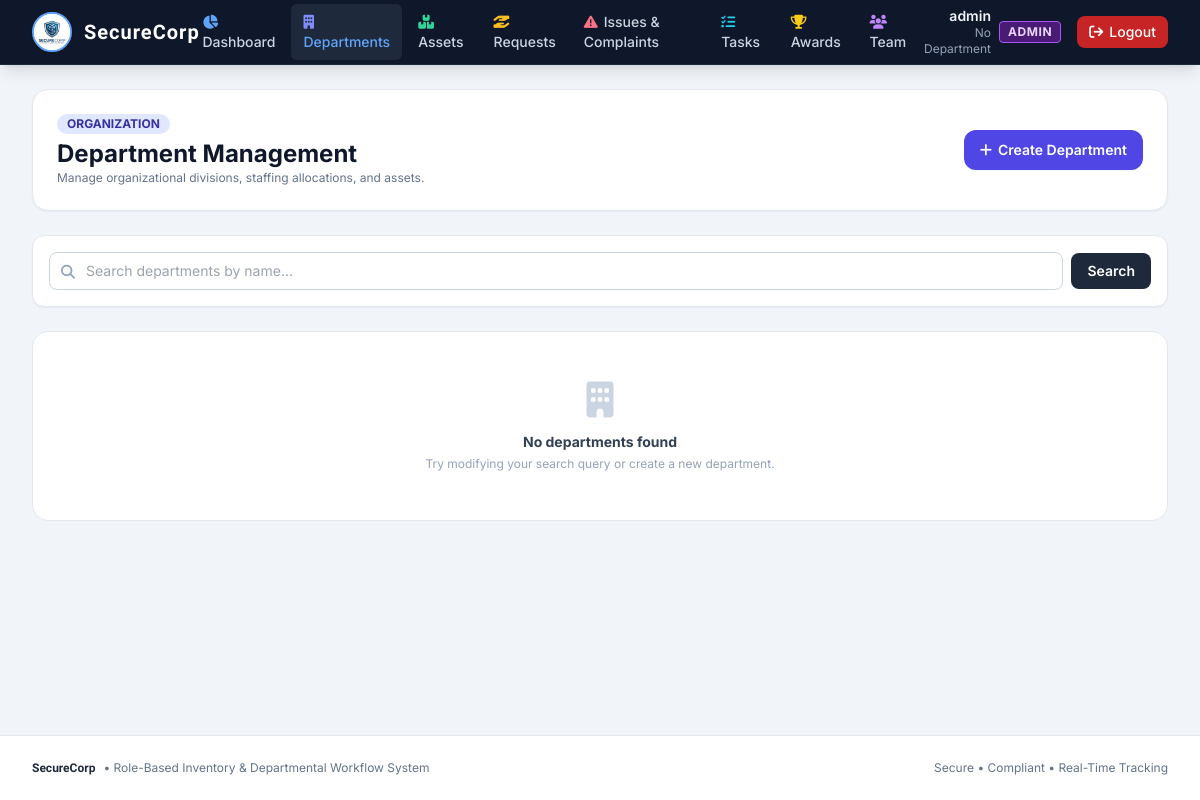
Before: /departments/ (signed in) with the older database file.
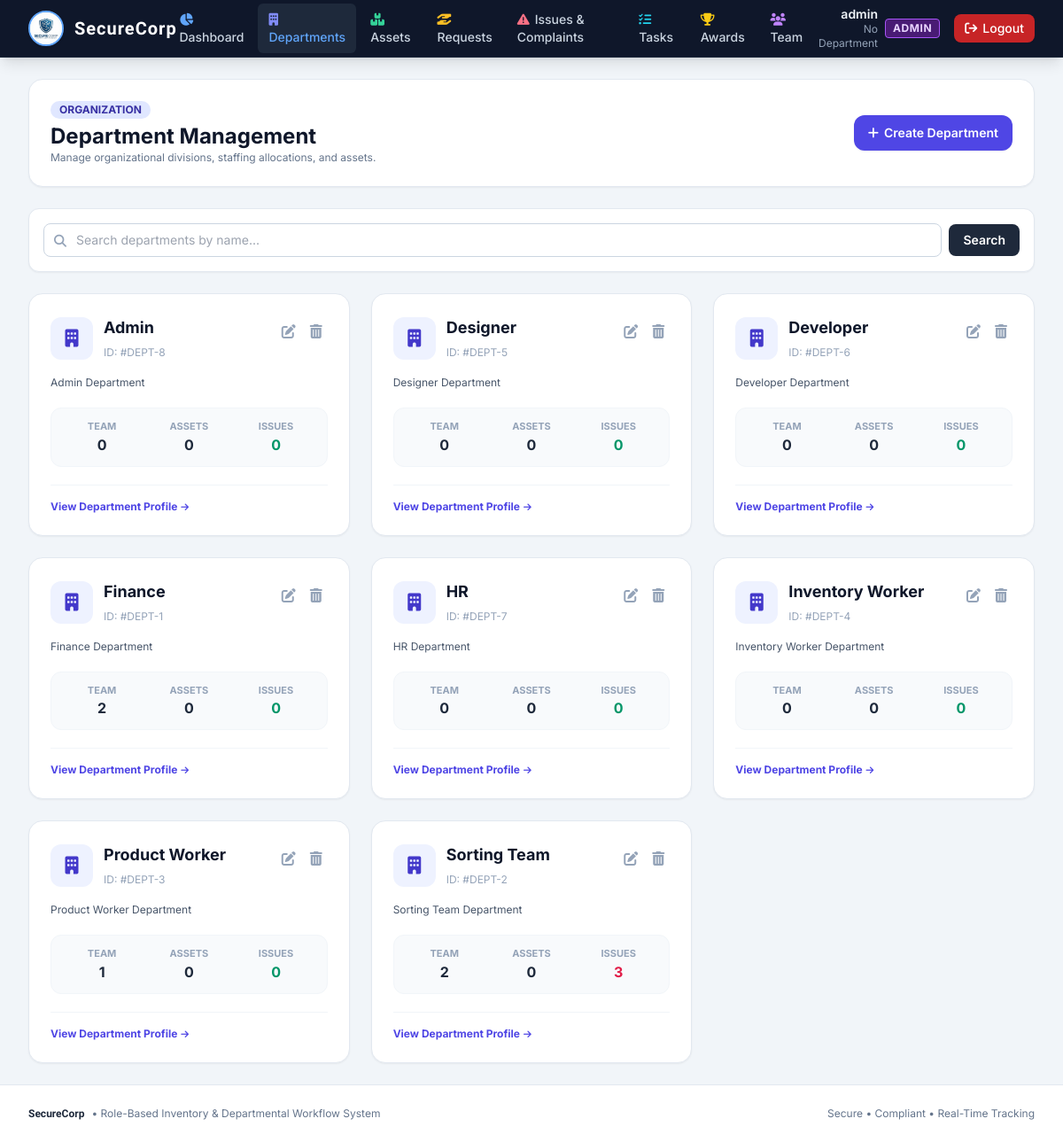
After: the same page with the newer database file.
### inventory/models.py (models this page shows, shortened)
class User(AbstractUser):
    ROLE_CHOICES = (
        ('ADMIN', 'Admin'),
        ('EMPLOYEE', 'Employee'),
    )
    role = models.CharField(max_length=10, choices=ROLE_CHOICES, default='EMPLOYEE')
    skills = models.ManyToManyField(Skill, blank=True, related_name='employees')
    department = models.ForeignKey(Department, on_delete=models.SET_NULL, null=True, blank=True, related_name='employees')
    @property
    def is_admin_role(self):
        return self.role == 'ADMIN' or self.is_superuser or self.is_staff
    @property
    def full_name_or_username(self):
        full = self.get_full_name()
        return full if full else self.username

class Department(models.Model):
    name = models.CharField(max_length=100, unique=True)
    description = models.TextField(blank=True)

### inventory/views.py (the view)
# urls.py: path('departments/', views.department_list, name='department_list'),
@login_required
def department_list(request):
    search_query = request.GET.get('search', '').strip()
    departments = Department.objects.annotate(
        emp_count=Count('employees', distinct=True),
        asset_count=Count('assets', distinct=True),
        open_issues_count=Count('received_dept_issues', filter=~Q(received_dept_issues__status__in=['RESOLVED', 'CLOSED']), distinct=True),
        maintenance_count=Count('maintenance_issues', filter=~Q(maintenance_issues__status='RESOLVED'), distinct=True)
    )
    if search_query:
        departments = departments.filter(name__icontains=search_query)
    return render(request, 'inventory/department_list.html', {
        'departments': departments,
        'search_query': search_query
    })

### templates/inventory/department_list.html (shortened to what this page needs)
{% extends 'base.html' %}
{% block content %}
<div class="space-y-6">
    <div class="bg-white p-6 rounded-2xl shadow-sm border border-slate-200 flex flex-col sm:flex-row sm:items-center sm:justify-between gap-4">
        <div>
            <div class="flex items-center space-x-2">
                <span class="inline-flex items-center px-2.5 py-0.5 rounded-full text-xs font-bold bg-indigo-100 text-indigo-800">
                    ORGANIZATION
                </span>
            </div>
            <h1 class="text-2xl font-bold text-slate-900 mt-1">Department Management</h1>
            <p class="text-xs text-slate-500">Manage organizational divisions, staffing allocations, and assets.</p>
        </div>
        {% if user.is_admin_role %}
        <div>
            <a href="{% url 'add_department' %}" class="inline-flex items-center bg-indigo-600 hover:bg-indigo-700 text-white text-xs sm:text-sm font-semibold px-4 py-2.5 rounded-xl shadow-sm transition">
                <i class="fa-solid fa-plus mr-1.5"></i>Create Department
            </a>
        </div>
        {% endif %}
    </div>
    <div class="bg-white p-4 rounded-xl shadow-sm border border-slate-200">
        <form method="get" action="{% url 'department_list' %}" class="flex items-center space-x-2">
            <div class="relative flex-grow">
                <i class="fa-solid fa-magnifying-glass absolute left-3 top-2.5 text-slate-400 text-sm"></i>
                <input type="text" name="search" value="{{ search_query }}" placeholder="Search departments by name..." class="w-full pl-9 pr-4 py-2 text-sm border border-slate-300 rounded-lg focus:ring-2 focus:ring-indigo-500 outline-none">
            </div>
            <button type="submit" class="bg-slate-800 hover:bg-slate-900 text-white text-xs sm:text-sm font-semibold px-4 py-2 rounded-lg transition">
                Search
            </button>
        </form>
    </div>
    <div class="grid grid-cols-1 md:grid-cols-2 lg:grid-cols-3 gap-6">
        {% for dept in departments %}
        <div class="bg-white rounded-2xl shadow-sm border border-slate-200 p-6 flex flex-col justify-between hover:shadow-md transition">
            <div>
                <div class="flex items-start justify-between">
                    <div class="flex items-center space-x-3">
                        <div class="w-12 h-12 rounded-xl bg-indigo-50 text-indigo-700 flex items-center justify-center text-xl font-bold">
                            <i class="fa-solid fa-building"></i>
                        </div>
                        <div>
                            <h2 class="text-lg font-bold text-slate-900">{{ dept.name }}</h2>
                            <span class="text-xs text-slate-400">ID: #DEPT-{{ dept.id }}</span>
                        </div>
                    </div>
                    {% if user.is_admin_role %}
                    <div class="flex items-center space-x-1">
                        <a href="{% url 'edit_department' dept.id %}" class="text-slate-400 hover:text-blue-600 p-1.5 transition" title="Edit Department">
                            <i class="fa-solid fa-pen-to-square"></i>
                        </a>
                        <a href="{% url 'delete_department' dept.id %}" class="text-slate-400 hover:text-rose-600 p-1.5 transition" title="Delete Department">
                            <i class="fa-solid fa-trash-can"></i>
                        </a>
                    </div>
                    {% endif %}
                </div>
                <p class="text-xs text-slate-600 mt-4 line-clamp-2">
                    {{ dept.description|default:'No specific description specified for this organizational unit.' }}
                </p>
                <div class="grid grid-cols-3 gap-2 mt-5 p-3 rounded-xl bg-slate-50 border border-slate-100 text-center">
                    <div>
                        <span class="block text-[11px] font-bold text-slate-400 uppercase">Team</span>
                        <span class="text-base font-bold text-slate-800">{{ dept.emp_count }}</span>
                    </div>
                    <div>
                        <span class="block text-[11px] font-bold text-slate-400 uppercase">Assets</span>
                        <span class="text-base font-bold text-slate-800">{{ dept.asset_count }}</span>
                    </div>
                    <div>
                        <span class="block text-[11px] font-bold text-slate-400 uppercase">Issues</span>
                        <span class="text-base font-bold {% if dept.open_issues_count > 0 or dept.maintenance_count > 0 %}text-rose-600{% else %}text-emerald-600{% endif %}">
                            {{ dept.open_issues_count|add:dept.maintenance_count }}
                        </span>
                    </div>
                </div>
            </div>
            <div class="mt-5 pt-4 border-t border-slate-100 flex items-center justify-between">
                <a href="{% url 'department_detail' dept.id %}" class="text-xs font-bold text-indigo-600 hover:text-indigo-800 flex items-center space-x-1">
                    <span>View Department Profile</span>
                    <i class="fa-solid fa-arrow-right text-[10px]"></i>
                </a>
            </div>
        </div>
        {% empty %}
        <div class="col-span-3 text-center py-12 bg-white rounded-2xl border border-slate-200">
            <i class="fa-solid fa-building text-4xl text-slate-300 mb-3 block"></i>
            <h3 class="text-sm font-bold text-slate-700">No departments found</h3>
            <p class="text-xs text-slate-400 mt-1">Try modifying your search query or create a new department.</p>
        </div>
        {% endfor %}
    </div>
</div>
{% endblock %}

### templates/base.html (shortened to what this page needs)
{% load static %}
<!DOCTYPE html>
<html lang="en">
<head>
    <script src="https://cdn.tailwindcss.com"></script>
    <link rel="stylesheet" href="https://cdnjs.cloudflare.com/ajax/libs/font-awesome/6.4.0/css/all.min.css">
</head>
<body class="bg-slate-100 text-slate-800 flex flex-col min-h-screen">
    <nav class="bg-slate-900 text-white shadow-lg sticky top-0 z-50 border-b border-slate-800">
        <div class="max-w-7xl mx-auto px-4 sm:px-6 lg:px-8">
            <div class="flex items-center justify-between h-16">
                <div class="flex items-center space-x-6">
                    <a href="{% url 'dashboard' %}" class="flex items-center space-x-3 group">
                        <img src="{% static 'images/logo.jpg' %}" alt="Logo" class="h-10 w-10 object-contain rounded-full shadow border-2 border-blue-400 bg-white group-hover:scale-105 transition-transform" onerror="this.style.display='none'">
                        <span class="text-xl tracking-wider text-white font-brand font-bold">SecureCorp</span>
                    </a>
                    {% if user.is_authenticated %}
                    <div class="hidden lg:flex items-center space-x-1 text-sm font-medium">
                        {% if user.is_admin_role %}
                            <a href="{% url 'admin_dashboard' %}" class="px-3 py-2 rounded-md hover:bg-slate-800 transition {% if request.path == '/admin-dashboard/' %}bg-slate-800 text-blue-400{% else %}text-slate-300{% endif %}">
                                <i class="fa-solid fa-chart-pie mr-1.5 text-blue-400"></i>Dashboard
                            </a>
                            <a href="{% url 'department_list' %}" class="px-3 py-2 rounded-md hover:bg-slate-800 transition {% if '/departments/' in request.path %}bg-slate-800 text-blue-400{% else %}text-slate-300{% endif %}">
                                <i class="fa-solid fa-building mr-1.5 text-indigo-400"></i>Departments
                            </a>
                            <a href="{% url 'asset_list' %}" class="px-3 py-2 rounded-md hover:bg-slate-800 transition {% if '/assets/' in request.path or '/admin/asset/' in request.path %}bg-slate-800 text-blue-400{% else %}text-slate-300{% endif %}">
                                <i class="fa-solid fa-boxes-stacked mr-1.5 text-emerald-400"></i>Assets
                            </a>
                            <a href="{% url 'request_list' %}" class="px-3 py-2 rounded-md hover:bg-slate-800 transition {% if '/requests/' in request.path %}bg-slate-800 text-blue-400{% else %}text-slate-300{% endif %}">
                                <i class="fa-solid fa-hand-holding-hand mr-1.5 text-amber-400"></i>Requests
                            </a>
                            <a href="{% url 'issue_list' %}" class="px-3 py-2 rounded-md hover:bg-slate-800 transition {% if '/issues/' in request.path %}bg-slate-800 text-blue-400{% else %}text-slate-300{% endif %}">
                                <i class="fa-solid fa-triangle-exclamation mr-1.5 text-rose-400"></i>Issues & Complaints
                            </a>
                            <a href="{% url 'task_list' %}" class="px-3 py-2 rounded-md hover:bg-slate-800 transition {% if '/tasks/' in request.path or '/admin/task/' in request.path %}bg-slate-800 text-blue-400{% else %}text-slate-300{% endif %}">
                                <i class="fa-solid fa-list-check mr-1.5 text-cyan-400"></i>Tasks
                            </a>
                            <a href="{% url 'award_list' %}" class="px-3 py-2 rounded-md hover:bg-slate-800 transition {% if '/awards/' in request.path %}bg-slate-800 text-blue-400{% else %}text-slate-300{% endif %}">
                                <i class="fa-solid fa-trophy mr-1.5 text-yellow-400"></i>Awards
                            </a>
                            <a href="{% url 'employee_list' %}" class="px-3 py-2 rounded-md hover:bg-slate-800 transition {% if '/admin/employees/' in request.path %}bg-slate-800 text-blue-400{% else %}text-slate-300{% endif %}">
                                <i class="fa-solid fa-users mr-1.5 text-purple-400"></i>Team
                            </a>
                        {% endif %}
                    </div>
                    {% endif %}
                </div>
                <div class="flex items-center space-x-4">
                    {% if user.is_authenticated %}
                        <div class="hidden sm:flex items-center space-x-2 text-right">
                            <div class="flex flex-col">
                                <span class="text-sm font-semibold text-slate-100 leading-tight">{{ user.full_name_or_username }}</span>
                                <span class="text-xs text-slate-400">
                                    {% if user.department %}{{ user.department.name }}{% else %}No Department{% endif %}
                                </span>
                            </div>
                            <span class="inline-flex items-center px-2 py-0.5 rounded text-xs font-bold uppercase tracking-wider {% if user.is_admin_role %}bg-purple-900/80 text-purple-200 border border-purple-500{% else %}bg-emerald-900/80 text-emerald-200 border border-emerald-500{% endif %}">
                                {{ user.role }}
                            </span>
                        </div>
                        <a href="{% url 'logout' %}" class="inline-flex items-center text-xs sm:text-sm bg-red-600/90 hover:bg-red-600 text-white font-medium px-3 py-1.5 rounded-lg transition shadow-sm">
                            <i class="fa-solid fa-arrow-right-from-bracket mr-1.5"></i>Logout
                        </a>
                    {% else %}
                        <a href="{% url 'login' %}" class="text-slate-300 hover:text-white text-sm font-medium px-3 py-1.5">Login</a>
                        <a href="{% url 'register' %}" class="bg-blue-600 hover:bg-blue-700 text-white text-sm font-medium px-4 py-1.5 rounded-lg shadow transition">Register</a>
                    {% endif %}
                </div>
            </div>
        </div>
    </nav>
    <main class="flex-grow max-w-7xl w-full mx-auto px-4 sm:px-6 lg:px-8 py-6">
        {% block content %}{% endblock %}
    </main>
    <footer class="bg-white border-t border-slate-200 py-6 text-center text-xs text-slate-500 mt-auto">
        <div class="max-w-7xl mx-auto px-4 sm:px-6 lg:px-8 flex flex-col sm:flex-row justify-between items-center gap-2">
            <div class="flex items-center space-x-2">
                <span class="font-bold font-brand text-slate-800">SecureCorp</span>
                <span>• Role-Based Inventory & Departmental Workflow System</span>
            </div>
            <div>
                <span>Secure • Compliant • Real-Time Tracking</span>
            </div>
        </div>
    </footer>
</body>
</html>

### templates/base.html (style rules this page uses)
body { font-family: 'Inter', sans-serif; }
.font-brand { font-family: 'Orbitron', sans-serif; }

Changed rows visible on the page:
added Department: name "Admin", id "8", description "Admin Department", emp_count "0", asset_count "0", open_issues_count|add "0"
added Department: name "Designer", id "5", description "Designer Department", emp_count "0", asset_count "0", open_issues_count|add "0"
added Department: name "Developer", id "6", description "Developer Department", emp_count "0", asset_count "0", open_issues_count|add "0"
added Department: name "Finance", id "1", description "Finance Department", emp_count "2", asset_count "0", open_issues_count|add "0"
added Department: name "HR", id "7", description "HR Department", emp_count "0", asset_count "0", open_issues_count|add "0"
added Department: name "Inventory Worker", id "4", description "Inventory Worker Department", emp_count "0", asset_count "0", open_issues_count|add "0"
added Department: name "Product Worker", id "3", description "Product Worker Department", emp_count "1", asset_count "0", open_issues_count|add "0"
added Department: name "Sorting Team", id "2", description "Sorting Team Department", emp_count "2", asset_count "0", open_issues_count|add "3"
Other visible differences:
text no longer shown: "No departments found Try modifying your search query or create a new department."
